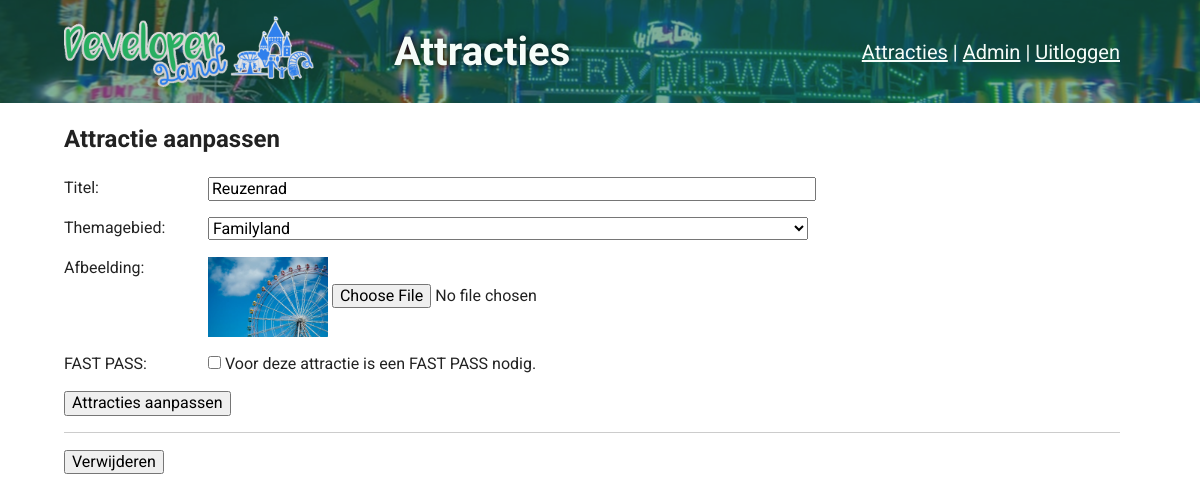
The app's page /admin/attracties/edit.php?id=1 (signed in) with its own data.
### tables this page shows
CREATE TABLE IF NOT EXISTS `rides` (
  `id` int(11) NOT NULL AUTO_INCREMENT,
  `title` varchar(255) NOT NULL,
  `themeland` varchar(255) NOT NULL,
  `img_file` text NOT NULL,
  `description` text NOT NULL,
  `min_length` int default NULL,
  `fast_pass` int(1) default 0,
  PRIMARY KEY (`id`)
);

### admin/backend/config.php (called while the page is built, shortened)
<?php
$base_url = 'http://localhost/attractiepagina';

### admin/attracties/edit.php (the view, shortened to what this page needs)
<?php
require_once '../backend/config.php';
?>
<!doctype html>
<html lang="nl">
<head>
    <link rel="stylesheet" href="<?php echo $base_url; ?>/css/normalize.css">
    <link rel="stylesheet" href="<?php echo $base_url; ?>/css/main.css">
</head>
<body>
    <?php require_once '../../header.php'; ?>
    <div class="container">
        <h2>Attractie aanpassen</h2>
        <?php
        $id = $_GET['id'];
        require_once '../backend/conn.php';
        $query = "SELECT * FROM rides WHERE id = :id";
        $statement = $conn->prepare($query);
        $statement->execute([":id" => $id]);
        $ride = $statement->fetch(PDO::FETCH_ASSOC);
        ?>
        <form action="../backend/ridesController.php" method="POST">
            <div class="form-group">
                <label for="title">Titel:</label>
                <input type="text" name="title" id="title" class="form-input" value="<?php echo $ride['title']; ?>">
            </div>
            <div class="form-group">
                <label for="themeland">Themagebied:</label>
                <select name="themeland" id="themeland" class="form-input">
                    <option value="familyland" <?php if($ride['themeland'] == 'familyland') echo 'selected'; ?>>Familyland</option>
                </select>
            </div>
            <div class="form-group">
                <label for="img_file">Afbeelding:</label>
                <img src="<?php echo $base_url . "/img/attracties/" . $ride['img_file']; ?>" alt="attractiefoto" style="max-width: 120px;">
                <input type="file" name="img_file" id="img_file" class="form-input">
            </div>
            <div class="form-group">
                <label for="fast_pass">FAST PASS:</label>
                <input type="checkbox" name="fast_pass" id="fast_pass" <?php if($ride['fast_pass']) echo 'checked'; ?>>
                <label for="fast_pass">Voor deze attractie is een FAST PASS nodig.</label>
            </div>
            <input type="submit" value="Attracties aanpassen">
        </form>
        <hr>
        <form action="../backend/ridesController.php" method="POST">
            <input type="submit" value="Verwijderen">
        </form>
    </div>
</body>
</html>

### css/main.css (style rules this page uses)
html { color: #222; font-size: 1em; line-height: 1.4; font-family: "Roboto", sans-serif; }
hr { display: block; height: 1px; border: 0; border-top: 1px solid #ccc; margin: 1em 0; padding: 0; }
audio, canvas, iframe, img, svg, video { vertical-align: middle; }
html { font-size: 16px; }
body { font-family: Roboto, sans-serif; }
.container { margin-left: 4rem; margin-right: 5rem; }
.form-group { margin: 1rem 0; }
label { cursor: pointer; display: inline-block; min-width: 140px; vertical-align: top; }
.form-input { width: 600px; }

### records on screen
rides: title "Reuzenrad", themeland "Familyland", img_file (picture)
